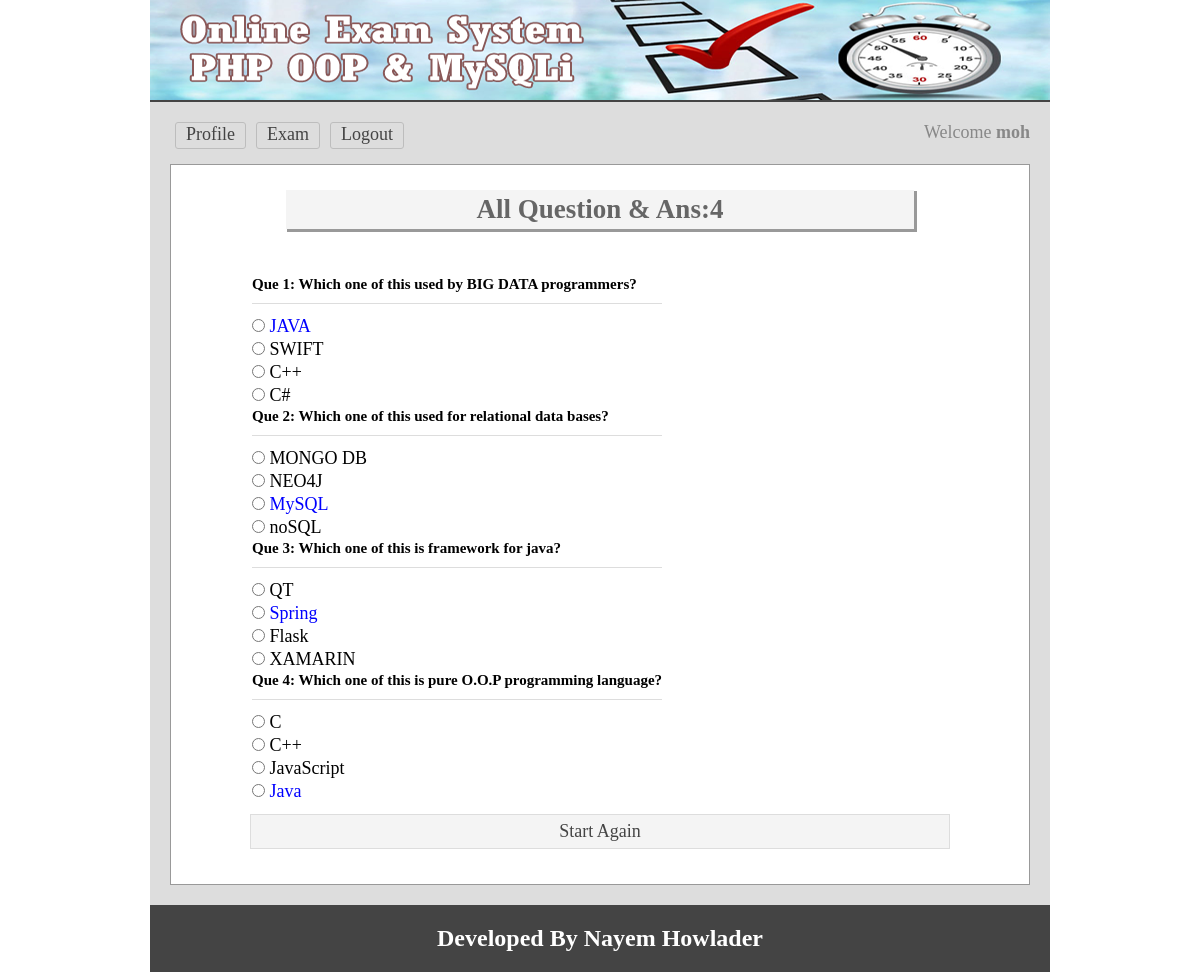
The app's page /viewans.php (signed in) with its own data.
### tables this page shows
CREATE TABLE `tbl_ques` (
  `id` int(11) NOT NULL,
  `quesNo` int(11) NOT NULL,
  `ques` text NOT NULL
);

CREATE TABLE `tbl_ans` (
  `id` int(11) NOT NULL,
  `quesNo` int(11) NOT NULL,
  `rightAns` int(11) NOT NULL DEFAULT 0,
  `ans` text NOT NULL
);

### lib/Session.php (called while the page is built, shortened)
<?php
class Session{
	 public static function get($key){
	 	if (isset($_SESSION[$key])) {
	 		return $_SESSION[$key];
	 	} else {
	 		return false;
	 	}
	 }
}
?>

### classes/Exam.php (called while the page is built, shortened)
<?php
 $filepath = realpath(dirname(__FILE__));
include_once ($filepath.'/../lib/Database.php');
class Exam{
	private $db;
	function __construct()
	{
		$this->db = new Database();
	}
  public function getQueByOrder(){
    $query = "SELECT * FROM  tbl_ques ORDER BY quesNo ASC";
    $result = $this->db->select($query);
    return $result;
  }
  public function getTotalRows(){
    $query = "SELECT * FROM tbl_ques";
    $getResult = $this->db->select($query);
    $total = $getResult->num_rows;
    return $total;
  }
  public function getAnswer($number){
    $query = "SELECT * FROM tbl_ans WHERE quesNo ='$number'";
    $getData = $this->db->select($query);
    return $getData;
  }
}
 ?>

### lib/Database.php (called while the page is built, shortened)
<?php
Class Database{
	public $host   = DB_HOST;
	public $user   = DB_USER;
	public $pass   = DB_PASS;
	public $dbname = DB_NAME;
	public $link;
	private function connectDB(){
	$this->link = new mysqli($this->host, $this->user, $this->pass, $this->dbname);
 }
	public function select($query){
		$result = $this->link->query($query) or die($this->link->error.__LINE__);
		if($result->num_rows > 0){
			return $result;
		} else {
			return false;
		}
	}
}

### viewans.php (the view, shortened to what this page needs)
<?php include 'inc/header.php'; ?>
<?php
$total = $exm->getTotalRows();
 ?>
<div class="main">
<h1>All Question & Ans:<?php echo $total; ?></h1>
	<div class="viewans">
		<table>
			<?php
			$getQues = $exm->getQueByOrder();
			if ($getQues) {
				while ($question = $getQues->fetch_assoc()) {
			 ?>
			<tr>
				<td colspan="2">
				 <h3>Que <?php echo $question['quesNo']; ?>: <?php echo $question['ques']; ?></h3>
				</td>
			</tr>
			<?php
				$number = $question['quesNo'];
				$answer = $exm->getAnswer($number);
				if ($answer) {
					while ($result = $answer->fetch_assoc()) {
			 ?>
			<tr>
				<td>
				 <input type="radio"/>
				 <?php
				 if ($result['rightAns'] == '1') {
				 	echo "<span style='color:blue'>".$result['ans']."</span>";
				 }else{
				 echo $result['ans'];
				}
				 ?>
				</td>
			</tr>
		<?php }} ?>
		<?php }} ?>
		</table>
		<a href="starttest.php">Start Again</a>
</div>
 </div>
<?php include 'inc/footer.php'; ?>

### inc/header.php (shortened to what this page needs)
<?php
	$filepath = realpath(dirname(__FILE__));
	include_once ($filepath.'/../lib/Session.php');
	include_once ($filepath.'/../lib/Database.php');
	$exm = new Exam();
?>
<!doctype html>
<html>
<head>
	<link rel="stylesheet" href="css/main.css">
</head>
<body>
<div class="phpcoding">
	<section class="headeroption"></section>
		<section class="maincontent">
		<div class="menu">
		<ul>
			<?php
			$login = Session::get("login");
			if ($login == true) {?>
			<li><a href="profile.php">Profile</a></li>
			<li><a href="exam.php">Exam</a></li>
			<li><a href="?action=logout">Logout</a></li>
		<?php } else { ?>
			<li><a href="register.php">Register</a></li>
			<li><a href="index.php">Login</a></li>
		<?php } ?>
		</ul>
		<?php
			$login = Session::get("login");
			if ($login == true) {?>
		<span style="float: right;color: #888;">
			Welcome <strong><?php echo Session::get('name') ; ?></strong>
		</span>
		<?php } ?>
		</div>

### inc/footer.php
 </section>
<section class="footeroption">
		<h2><?php echo "Developed By Nayem Howlader"; ?></h2>
	</section>
</div>
</body>
</html>

### css/main.css (style rules this page uses)
* { margin:0;padding:0;outline:none }
body { font-family:verdana }
.phpcoding { width:900px; margin: 0 auto;background:#ddd }
.headeroption { background: #444 url("../img/banner.png") no-repeat scroll 0 0; border-bottom: 2px solid #444444; height: 100px; }
.footeroption { background:#444;color:#fff;text-align:center;padding:20px; }
.headeroption h2, .footeroption h2 { margin:0;font-size:24px }
.maincontent { font-size: 18px; min-height: 430px; padding: 20px; }
.main { background: #fff none repeat scroll 0 0; border: 1px solid #999; margin-top: 10px; min-height: 368px; padding: 15px; width: 828px; }
.main h1 { background: #f4f4f4 none repeat scroll 0 0; box-shadow: 2px 2px 0 1px #999; color: #666; margin: 10px auto 25px; padding: 4px; text-align: center; width: 620px; }
.menu { overflow:hidden; }
.menu ul { margin:0;padding:0;list-style:none }
.menu ul li { display:block;float:left; }
.menu ul li a { border: 1px solid #bdbdbd; border-radius: 3px; color: #444; display: block; margin: 0 5px 5px; padding: 1px 10px 3px; text-decoration: none; }
.starttest, { border: 1px solid #f4f4f4; margin:0 auto; padding: 20px; width: 590px; }
.starttest a, .viewans a { background: #f4f4f4 none repeat scroll 0 0; border: 1px solid #ddd; color: #444; display: block; margin-top: 10px; padding: 6px 10px; text-align: center; text-decoration: none; }
.viewans { margin:0 auto; padding: 20px; width: 700px; }
.viewans h3 { border-bottom: 1px solid #ddd; font-size: 15px; margin-bottom: 10px; padding-bottom: 10px; }

### records on screen
tbl_ques: quesNo "1", ques "Which one of this used by BIG DATA programmers?"
tbl_ans: ans "JAVA"
tbl_ans: ans "SWIFT"
tbl_ans: ans "C++"
tbl_ans: ans "C#"
tbl_ques: quesNo "2", ques "Which one of this used for relational data bases?"
tbl_ans: ans "MONGO DB"
tbl_ans: ans "NEO4J"
tbl_ans: ans "MySQL"
tbl_ans: ans "noSQL"
tbl_ques: quesNo "3", ques "Which one of this is framework for java?"
tbl_ans: ans "QT"
tbl_ans: ans "Spring"
tbl_ans: ans "Flask"
tbl_ans: ans "XAMARIN"
tbl_ques: quesNo "4", ques "Which one of this is pure O.O.P programming language?"
tbl_ans: ans "C"
tbl_ans: ans "C++"
tbl_ans: ans "JavaScript"
tbl_ans: ans "Java"

### other values on screen
Session::get('name') "moh"
$total "4"
